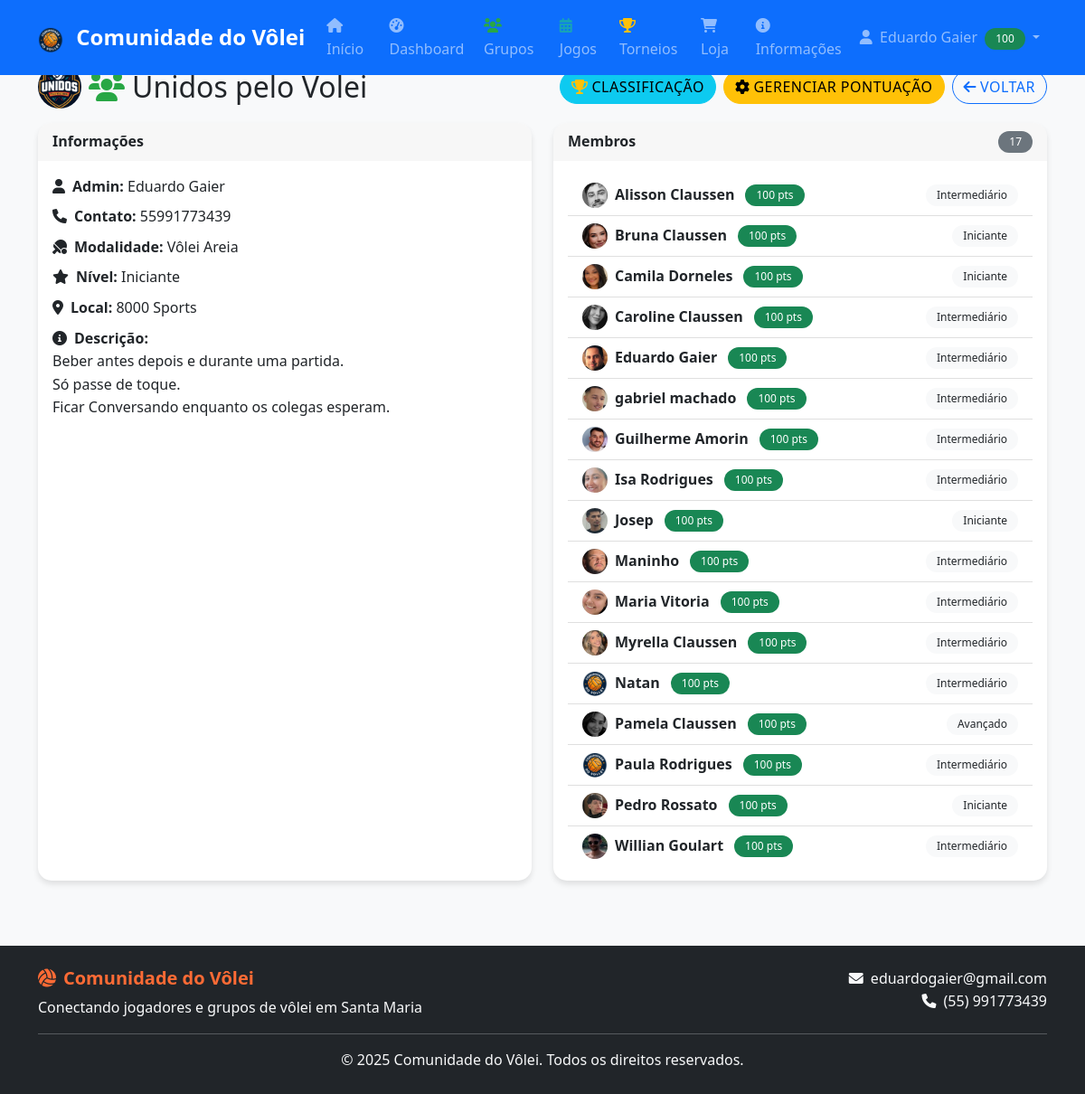
The app's page /grupo.php?id=15 (signed in) with its own data.
### tables this page shows
CREATE TABLE `usuarios` (
  `id` int(11) NOT NULL,
  `nome` varchar(100) NOT NULL,
  `usuario` varchar(50) NOT NULL,
  `cpf` varchar(14) DEFAULT NULL,
  `telefone` varchar(15) DEFAULT NULL,
  `email` varchar(100) NOT NULL,
  `senha` varchar(255) NOT NULL,
  `nivel` enum('Iniciante','Intermediário','Avançado','Profissional') NOT NULL,
  `genero` enum('Masculino','Feminino') NOT NULL DEFAULT 'Masculino',
  `disponibilidade` text DEFAULT NULL,
  `data_aniversario` date DEFAULT NULL,
  `reputacao` int(11) DEFAULT 0,
  `foto_perfil` varchar(255) DEFAULT NULL,
  `data_cadastro` timestamp NOT NULL DEFAULT current_timestamp(),
  `ativo` tinyint(1) DEFAULT 1,
  `is_premium` tinyint(1) DEFAULT 0,
  `premium_ativado_em` timestamp NULL DEFAULT NULL,
  `premium_expira_em` timestamp NULL DEFAULT NULL,
  `ultimo_pagamento` timestamp NULL DEFAULT NULL,
  `is_admin` tinyint(1) DEFAULT 0
);

CREATE TABLE `grupos` (
  `id` int(11) NOT NULL,
  `nome` varchar(100) NOT NULL,
  `logo_id` int(11) DEFAULT NULL,
  `descricao` text DEFAULT NULL,
  `nivel` enum('Iniciante','Amador','Avançado','Profissional') DEFAULT NULL,
  `administrador_id` int(11) NOT NULL,
  `local_principal` varchar(200) DEFAULT NULL,
  `contato` text DEFAULT NULL,
  `ativo` tinyint(1) DEFAULT 1,
  `data_criacao` timestamp NOT NULL DEFAULT current_timestamp(),
  `modalidade` enum('Vôlei','Vôlei Quadra','Vôlei Areia','Beach Tênis') DEFAULT NULL
);

### includes/db_connect.php (called while the page is built, shortened)
<?php
function executeQuery($pdo, $sql, $params = []) {
    try {
        $stmt = $pdo->prepare($sql);
        $stmt->execute($params);
        return $stmt;
    } catch(PDOException $e) {
        error_log("Erro na query: " . $e->getMessage());
        return false;
    }
}
function getUserById($pdo, $id) {
    $sql = "SELECT * FROM usuarios WHERE id = ? AND ativo = 1";
    $stmt = executeQuery($pdo, $sql, [$id]);
    return $stmt ? $stmt->fetch() : false;
}
function isLoggedIn() {
    return isset($_SESSION['user_id']) && !empty($_SESSION['user_id']);
}
?>

### grupo.php (the view, shortened to what this page needs)
<?php
require_once 'includes/db_connect.php';
$grupo_id = isset($_GET['id']) ? (int)$_GET['id'] : 0;
$sql = "SELECT g.*, u.nome AS admin_nome
        FROM grupos g
        LEFT JOIN usuarios u ON u.id = g.administrador_id
        WHERE g.id = ? AND g.ativo = 1";
$stmt = executeQuery($pdo, $sql, [$grupo_id]);
$grupo = $stmt ? $stmt->fetch() : false;
$sql = "SELECT u.id, u.nome, u.nivel, u.foto_perfil, COALESCE(u.reputacao,0) AS reputacao
        FROM grupo_membros gm
        JOIN usuarios u ON u.id = gm.usuario_id
        WHERE gm.grupo_id = ? AND gm.ativo = 1
        ORDER BY u.nome";
$stmt = executeQuery($pdo, $sql, [$grupo_id]);
$membros = $stmt ? $stmt->fetchAll() : [];
$usuario_e_membro = false;
$usuario_e_admin = false;
if (isLoggedIn()) {
    $usuario_id = (int)$_SESSION['user_id'];
    $usuario_e_admin = ((int)$grupo['administrador_id'] === $usuario_id);
    $sql = "SELECT id FROM grupo_membros WHERE grupo_id = ? AND usuario_id = ? AND ativo = 1";
    $stmt = executeQuery($pdo, $sql, [$grupo_id, $usuario_id]);
    $usuario_e_membro = $stmt ? ($stmt->fetch() !== false) : false;
}
$tem_sistema_pontuacao = false;
if ($usuario_e_membro || $usuario_e_admin) {
    $sql = "SELECT id FROM sistemas_pontuacao WHERE grupo_id = ? AND ativo = 1 LIMIT 1";
    $stmt = executeQuery($pdo, $sql, [$grupo_id]);
    $tem_sistema_pontuacao = $stmt ? ($stmt->fetch() !== false) : false;
}
include 'includes/header.php';
?>
<div class="row mb-3">
    <div class="col-12 d-flex justify-content-between align-items-center">
        <h2 class="mb-0 d-flex align-items-center gap-2">
            <?php if (!empty($grupo['logo_id'])): ?>
                <img src="<?php echo 'assets/arquivos/logosgrupos/'.(int)$grupo['logo_id'].'.png'; ?>" alt="Logo do grupo" class="rounded-circle" width="48" height="48">
            <?php endif; ?>
            <span><i class="fas fa-users me-2"></i><?php echo htmlspecialchars($grupo['nome']); ?></span>
        </h2>
        <div class="d-flex gap-2">
            <?php if ($tem_sistema_pontuacao && ($usuario_e_membro || $usuario_e_admin)): ?>
                <a href="pontuacao_classificacao.php?grupo_id=<?php echo $grupo_id; ?>" class="btn btn-info">
                    <i class="fas fa-trophy me-1"></i>Classificação
                </a>
            <?php endif; ?>
            <?php if ($usuario_e_admin): ?>
                <a href="admin/sistema_pontuacao.php?grupo_id=<?php echo $grupo_id; ?>" class="btn btn-warning">
                    <i class="fas fa-cog me-1"></i>Gerenciar Pontuação
                </a>
            <?php endif; ?>
            <a href="grupos.php" class="btn btn-outline-primary"><i class="fas fa-arrow-left me-1"></i>Voltar</a>
        </div>
    </div>
</div>
<div class="row">
    <div class="col-md-6 mb-4">
        <div class="card h-100">
            <div class="card-header">
                <strong>Informações</strong>
            </div>
            <div class="card-body">
                <p class="mb-2"><i class="fas fa-user me-2"></i><strong>Admin:</strong> <?php echo htmlspecialchars($grupo['admin_nome']); ?></p>
                <p class="mb-2"><i class="fas fa-phone me-2"></i><strong>Contato:</strong> <?php echo htmlspecialchars($grupo['contato'] ?? 'Não informado'); ?></p>
                <p class="mb-2"><i class="fas fa-table-tennis me-2"></i><strong>Modalidade:</strong> <?php echo htmlspecialchars($grupo['modalidade'] ?? 'Não informado'); ?></p>
                <p class="mb-2"><i class="fas fa-star me-2"></i><strong>Nível:</strong> <?php echo htmlspecialchars($grupo['nivel'] ?? 'Não informado'); ?></p>
                <p class="mb-2"><i class="fas fa-map-marker-alt me-2"></i><strong>Local:</strong> <?php echo htmlspecialchars($grupo['local_principal']); ?></p>
                <?php if (!empty($grupo['descricao'])): ?>
                <p class="mb-0"><i class="fas fa-info-circle me-2"></i><strong>Descrição:</strong><br><?php echo nl2br(htmlspecialchars($grupo['descricao'])); ?></p>
                <?php endif; ?>
            </div>
        </div>
    </div>
    <div class="col-md-6 mb-4">
        <div class="card h-100">
            <div class="card-header d-flex justify-content-between align-items-center">
                <strong>Membros</strong>
                <span class="badge bg-secondary"><?php echo count($membros); ?></span>
            </div>
            <div class="card-body">
                <?php if (empty($membros)): ?>
                    <div class="text-muted">Nenhum membro no momento.</div>
                <?php else: ?>
                    <ul class="list-group list-group-flush">
                        <?php foreach ($membros as $m): ?>
                            <li class="list-group-item d-flex justify-content-between align-items-center">
                                <div class="d-flex align-items-center gap-2">
                                    <?php
                                    $avatar = $m['foto_perfil'] ?: 'assets/arquivos/logo.png';
                                    $rep = (int)($m['reputacao'] ?? 0);
                                    $repBadgeClass = 'bg-danger';
                                    $repStyle = '';
                                    if ($rep > 75) {
                                        $repBadgeClass = 'bg-success';
                                    } elseif ($rep > 50) {
                                        $repBadgeClass = 'bg-warning text-dark';
                                    } elseif ($rep > 25) {
                                        $repBadgeClass = 'text-dark';
                                        $repStyle = 'background-color:#fd7e14;';
                                    }
                                    ?>
                                    <img src="<?php echo htmlspecialchars($avatar); ?>" alt="Avatar" class="rounded-circle" width="28" height="28" style="object-fit:cover;">
                                    <strong><?php echo htmlspecialchars($m['nome']); ?></strong>
                                    <span class="badge ms-1 <?php echo $repBadgeClass; ?>" style="<?php echo $repStyle; ?>"><?php echo (int)$m['reputacao']; ?> pts</span>
                                </div>
                                <span class="badge bg-light text-dark"><?php echo htmlspecialchars($m['nivel']); ?></span>
                            </li>
                        <?php endforeach; ?>
                    </ul>
                <?php endif; ?>
            </div>
        </div>
    </div>
</div>
<?php include 'includes/footer.php'; ?>

### includes/header.php (shortened to what this page needs)
<!DOCTYPE html>
<html lang="pt-BR">
<head>
    <link href="https://cdn.jsdelivr.net/npm/bootstrap@5.1.3/dist/css/bootstrap.min.css" rel="stylesheet">
    <link href="https://cdnjs.cloudflare.com/ajax/libs/font-awesome/6.0.0/css/all.min.css" rel="stylesheet">
    <?php
    $depth = 0;
    $css_path = $depth > 0 ? str_repeat('../', $depth) . 'assets/css/style.css' : 'assets/css/style.css';
    ?>
    <link href="<?php echo htmlspecialchars($css_path); ?>" rel="stylesheet">
</head>
<body>
    <nav class="navbar navbar-expand-lg navbar-dark bg-primary fixed-top">
        <div class="container">
            <span class="navbar-brand">
                <img src="/assets/arquivos/logo.png" alt="Logo Comunidade do Vôlei" class="me-2" style="height:28px; width:auto;">
                Comunidade do Vôlei
            </span>
            <div class="collapse navbar-collapse" id="navbarNav">
                <ul class="navbar-nav me-auto">
                    <li class="nav-item">
                        <a class="nav-link" href="/index.php">
                            <i class="fas fa-home me-1"></i>Início
                        </a>
                    </li>
                    <?php if (isLoggedIn()): ?>
                    <li class="nav-item">
                        <a class="nav-link" href="<?php echo isLoggedIn() ? '/dashboard.php' : '/dashboard_guest.php'; ?>">
                            <i class="fas fa-tachometer-alt me-1"></i>Dashboard
                        </a>
                    </li>
                        <li class="nav-item">
                            <a class="nav-link" href="/grupos/grupos.php">
                                <i class="fas fa-users me-1"></i>Grupos
                            </a>
                        </li>
                        <li class="nav-item">
                            <a class="nav-link" href="/jogos/jogos.php">
                                <i class="fas fa-calendar-alt me-1"></i>Jogos
                            </a>
                        </li>
                        <li class="nav-item">
                            <a class="nav-link" href="/torneios/torneios.php">
                                <i class="fas fa-trophy me-1"></i>Torneios
                            </a>
                        </li>
                    <?php endif; ?>
                    <li class="nav-item">
                        <a class="nav-link" href="/loja.php">
                            <i class="fas fa-shopping-cart me-1"></i>Loja
                        </a>
                    </li>
                    <li class="nav-item">
                        <a class="nav-link" href="/informacoes.php">
                            <i class="fas fa-info-circle me-1"></i>Informações
                        </a>
                    </li>
                </ul>
                <ul class="navbar-nav">
                    <?php if (isLoggedIn()): ?>
                        <?php
                        $usuario = getUserById($pdo, $_SESSION['user_id']);
                        ?>
                        <li class="nav-item dropdown">
                            <a class="nav-link dropdown-toggle" href="#" id="navbarDropdown" role="button" data-bs-toggle="dropdown">
                                <i class="fas fa-user me-1"></i>
                                <?php echo htmlspecialchars($usuario['nome']); ?>
                                <?php
                                    $repHeader = (int)($usuario['reputacao'] ?? 0);
                                    $repHeaderClass = 'bg-danger';
                                    $repHeaderStyle = '';
                                    if ($repHeader > 75) { $repHeaderClass = 'bg-success'; }
                                    elseif ($repHeader > 50) { $repHeaderClass = 'bg-warning text-dark'; }
                                    elseif ($repHeader > 25) { $repHeaderClass = 'text-dark'; $repHeaderStyle = 'background-color:#fd7e14;'; }
                                ?>
                                <span class="badge ms-1 <?php echo $repHeaderClass; ?>" style="<?php echo $repHeaderStyle; ?>"><?php echo $repHeader; ?></span>
                            </a>
                        </li>
                    <?php endif; ?>
                </ul>
            </div>
        </div>
    </nav>
    <main class="main-content">
        <div class="container mt-5 pt-4">

### assets/css/style.css (style rules this page uses)
:root { --primary-color: #007bff; --secondary-color: #6c757d; --success-color: #28a745; --danger-color: #dc3545; --warning-color: #ffc107; --info-color: #17a2b8; --light-color: #f8f9fa; --dark-color: #343a40; --volleyball-orange: #ff6b35; --volleyball-blue: #004e89; }
body { font-family: 'Segoe UI', Tahoma, Geneva, Verdana, sans-serif; background-color: #f8f9fa; line-height: 1.6; }
.navbar-brand { font-weight: bold; font-size: 1.5rem; }
.navbar-nav .nav-link { font-weight: 500; transition: color 0.3s ease; }
.card { border: none; border-radius: 15px; box-shadow: 0 4px 6px rgba(0, 0, 0, 0.1); transition: transform 0.3s ease, box-shadow 0.3s ease; }
.card-header { border-radius: 15px 15px 0 0 !important; border-bottom: none; font-weight: 600; }
.btn { border-radius: 25px; font-weight: 500; transition: all 0.3s ease; text-transform: uppercase; letter-spacing: 0.5px; }
.badge { font-size: 0.75rem; padding: 6px 12px; border-radius: 20px; font-weight: 500; }
.fa-trophy { color: var(--warning-color); }
.fa-users { color: var(--success-color); }
.fa-calendar-alt { color: var(--info-color); }
.main-content { min-height: calc(100vh - 200px); }

### records on screen
usuarios: nome "Eduardo Gaier", reputacao "100", foto_perfil (picture), nivel "Intermediário"
grupos: nome "Unidos pelo Volei", administrador.nome "Eduardo Gaier", contato "55991773439", modalidade "Vôlei Areia", nivel "Iniciante", local_principal "8000 Sports", descricao "Beber antes depois e durante uma partida. Só passe de toque. Ficar Conversando enquanto os colegas esperam."
usuarios: foto_perfil (picture), nome "Alisson Claussen", reputacao "100", nivel "Intermediário"
usuarios: foto_perfil (picture), nome "Bruna Claussen", reputacao "100", nivel "Iniciante"
usuarios: foto_perfil (picture), nome "Camila Dorneles", reputacao "100", nivel "Iniciante"
usuarios: foto_perfil (picture), nome "Caroline Claussen", reputacao "100", nivel "Intermediário"
usuarios: foto_perfil (picture), nome "gabriel machado", reputacao "100", nivel "Intermediário"
usuarios: foto_perfil (picture), nome "Guilherme Amorin", reputacao "100", nivel "Intermediário"
usuarios: foto_perfil (picture), nome "Isa Rodrigues", reputacao "100", nivel "Intermediário"
usuarios: foto_perfil (picture), nome "Josep", reputacao "100", nivel "Iniciante"
usuarios: foto_perfil (picture), nome "Maninho", reputacao "100", nivel "Intermediário"
usuarios: foto_perfil (picture), nome "Maria Vitoria", reputacao "100", nivel "Intermediário"
usuarios: foto_perfil (picture), nome "Myrella Claussen", reputacao "100", nivel "Intermediário"
usuarios: nome "Natan", reputacao "100", nivel "Intermediário"
usuarios: foto_perfil (picture), nome "Pamela Claussen", reputacao "100", nivel "Avançado"
usuarios: nome "Paula Rodrigues", reputacao "100", nivel "Intermediário"
usuarios: foto_perfil (picture), nome "Pedro Rossato", reputacao "100", nivel "Iniciante"
usuarios: foto_perfil (picture), nome "Willian Goulart", reputacao "100", nivel "Intermediário"

### other values on screen
count($membros) "17"
